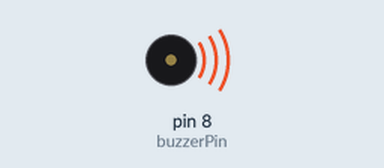
Simulated run of this sketch. Board: Arduino Uno, built with avr-gcc and run on an emulated ATmega328P. Shown: buzzer (waves = sounding).

Above: at 0.7 s.
At 4.7 s:
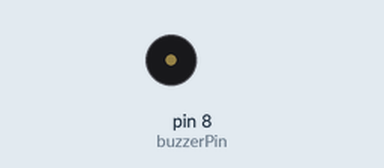
Timing chart, 0 to 9.4 s (numbered marks = the images above):
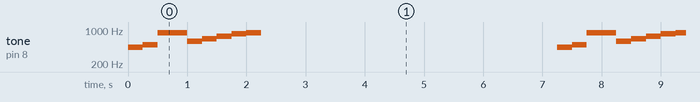

Measured:
- by itself, tone on pin 8 (buzzerPin): repeats every 7.3 s: 493 Hz 0.25 s, 880 Hz 0.50 s, 587 Hz 0.25 s, 659 Hz 0.25 s, 739 Hz 0.25 s, 830 Hz 0.25 s, 880 Hz 0.25 s, silent 5.0 s, 440 Hz 0.25 s

The sketch:

buzzerScale.ino
```cpp
int buzzerPin = 8;

void setup() {
pinMode(buzzerPin, OUTPUT);
}

void loop() {
    play(440, 250);
    play(493, 250);
    play(880, 500);
    play(587, 250 );
    play(659, 250);
    play(739, 250);
    play(830, 250);
    play(880, 250);
    delay(5000);
}

void play(int frequency, int duration) {
  tone(buzzerPin,frequency, duration);
  delay(duration);
}
```
